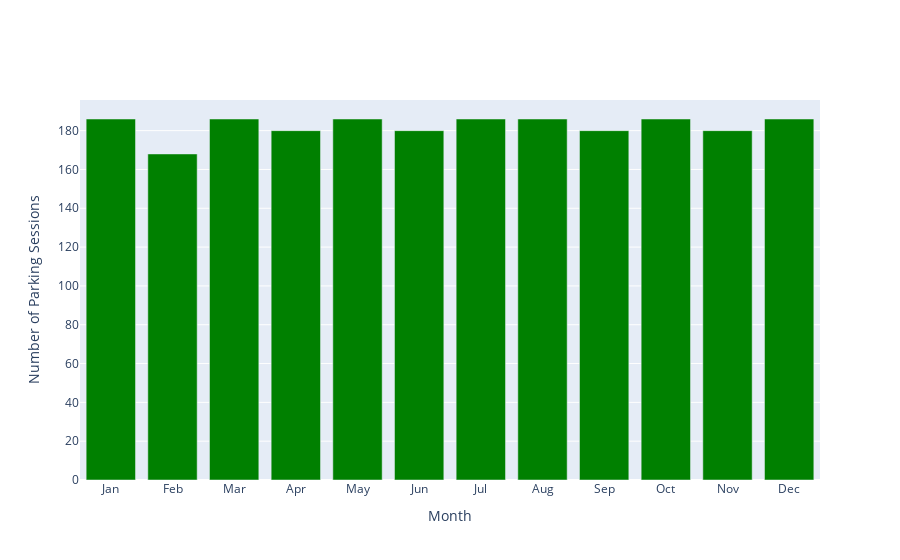

The notebook cell this image was saved under:
### Markdown cell above
### Distribution of parking sessions by months

### Code cell
plot_bar(df1, "month", colour='green')

### Figure 1 — Plotly figure (JSON) as saved in the notebook; plotly's stock layout.template omitted (floating-point values rounded to 4 significant figures)
{"data": [{"marker": {"color": "green"}, "type": "bar", "x": ["Jan", "Feb", "Mar", "Apr", "May", "Jun", "Jul", "Aug", "Sep", "Oct", "Nov", "Dec"], "y": [186, 168, 186, 180, 186, 180, 186, 186, 180, 186, 180, 186]}], "layout": {"title": {"text": ""}, "xaxis": {"title": {"text": "Month"}}, "yaxis": {"title": {"text": "Number of Parking Sessions"}}}}
